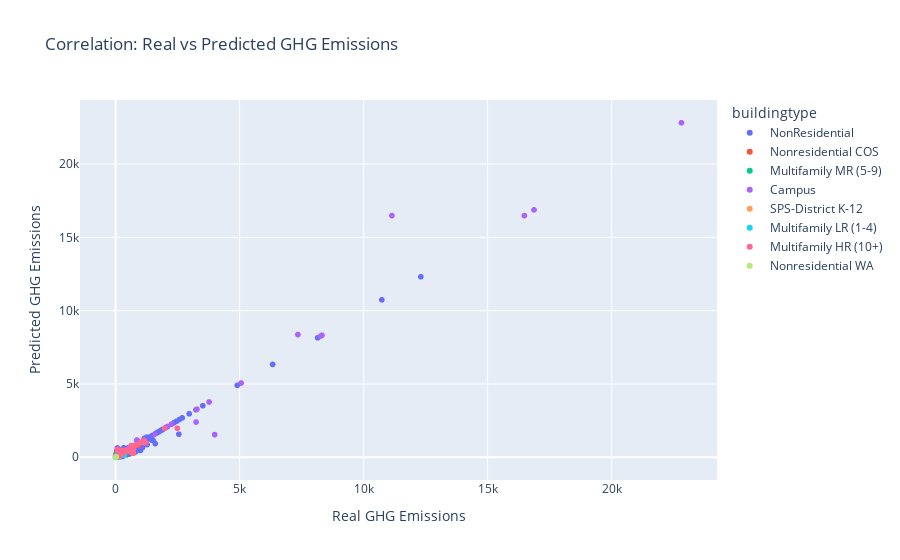

Notebook source saved alongside this figure:
### Code cell
import plotly.express as px    
X_graph = pd.DataFrame()
X_graph['real_ghgemissions'] = real_ghgemissions
X_graph['train_pred_ghgemissions'] = train_pred_ghgemissions
X_graph['largestpropertyusetypegfa'] = X['largestpropertyusetypegfa']
X_graph['buildingtype'] = X['buildingtype']

# Count the number of observations
X_graph['num_observations'] = len(X_graph)

# Create a scatter plot for real_ghgemissions vs train_pred_ghgemissions
fig = px.scatter(data_frame= X_graph, x='real_ghgemissions', y='train_pred_ghgemissions', title='Correlation: Real vs Predicted GHG Emissions',
                 hover_data=['largestpropertyusetypegfa', 'num_observations'], color='buildingtype')
fig.update_xaxes(title='Real GHG Emissions')
fig.update_yaxes(title='Predicted GHG Emissions')

### Figure 1 — Plotly figure (JSON) as saved in the notebook; plotly's stock layout.template omitted (floating-point values rounded to 4 significant figures; data arrays with more than 128 entries replaced by an {"elided": "..."} marker saying what was removed)
{"data": [{"customdata": {"elided": "2730x2 float values"}, "hovertemplate": "buildingtype=NonResidential<br>real_ghgemissions=%{x}<br>train_pred_ghgemissions=%{y}<br>largestpropertyusetypegfa=%{customdata[0]}<br>num_observations=%{customdata[1]}<extra></extra>", "legendgroup": "NonResidential", "marker": {"color": "#636efa", "symbol": "circle"}, "mode": "markers", "name": "NonResidential", "showlegend": true, "type": "scattergl", "x": {"elided": "2730 int values"}, "xaxis": "x", "y": {"elided": "2730 float values"}, "yaxis": "y"}, {"customdata": {"elided": "138x2 int values"}, "hovertemplate": "buildingtype=Nonresidential COS<br>real_ghgemissions=%{x}<br>train_pred_ghgemissions=%{y}<br>largestpropertyusetypegfa=%{customdata[0]}<br>num_observations=%{customdata[1]}<extra></extra>", "legendgroup": "Nonresidential COS", "marker": {"color": "#EF553B", "symbol": "circle"}, "mode": "markers", "name": "Nonresidential COS", "showlegend": true, "type": "scattergl", "x": {"elided": "138 int values"}, "xaxis": "x", "y": {"elided": "138 float values"}, "yaxis": "y"}, {"customdata": {"elided": "761x2 int values"}, "hovertemplate": "buildingtype=Multifamily MR (5-9)<br>real_ghgemissions=%{x}<br>train_pred_ghgemissions=%{y}<br>largestpropertyusetypegfa=%{customdata[0]}<br>num_observations=%{customdata[1]}<extra></extra>", "legendgroup": "Multifamily MR (5-9)", "marker": {"color": "#00cc96", "symbol": "circle"}, "mode": "markers", "name": "Multifamily MR (5-9)", "showlegend": true, "type": "scattergl", "x": {"elided": "761 int values"}, "xaxis": "x", "y": {"elided": "761 float values"}, "yaxis": "y"}, {"customdata": [[757027, 5128], [483000, 5128], [667335, 5128], [240984, 5128], [217088, 5128], [44078, 5128], [155000, 5128], [535947, 5128], [22800, 5128], [96154, 5128], [15614, 5128], [22669, 5128], [17114, 5128], [1719643, 5128], [57952, 5128], [139557, 5128], [260241, 5128], [230970, 5128], [46100, 5128], [533826, 5128], [302661, 5128], [109794, 5128], [30562, 5128], [149856, 5128], [9320156, 5128], [756493, 5128], [757027, 5128], [616000, 5128], [994212, 5128], [529343, 5128], [505103, 5128], [897371, 5128], [653167, 5128], [601615, 5128], [1724189, 5128], [217088, 5128], [155000, 5128], [1000730, 5128], [1639334, 5128], [22800, 5128], [96154, 5128], [41632, 5128], [17114, 5128], [483520, 5128], [520187, 5128], [57952, 5128], [139557, 5128], [260241, 5128], [46100, 5128], [533826, 5128], [109794, 5128], [30562, 5128], [564258, 5128], [97976, 5128], [9236849, 5128]], "hovertemplate": "buildingtype=Campus<br>real_ghgemissions=%{x}<br>train_pred_ghgemissions=%{y}<br>largestpropertyusetypegfa=%{customdata[0]}<br>num_observations=%{customdata[1]}<extra></extra>", "legendgroup": "Campus", "marker": {"color": "#ab63fa", "symbol": "circle"}, "mode": "markers", "name": "Campus", "showlegend": true, "type": "scattergl", "x": [16871, 866, 363, 749, 639, 316, 419, 3995, 102, 203, 98, 26, 219, 3243, 96, 180, 566, 405, 78, 3769, 2092, 115, 56, 107, 11141, 1571, 22814, 187, 2249, 911, 852, 8259, 436, 5061, 7351, 663, 323, 780, 8321, 104, 178, 116, 206, 3275, 3265, 121, 182, 526, 77, 3269, 149, 62, 583, 108, 16482], "xaxis": "x", "y": [16871, 1172.0, 363, 749, 639, 316, 419, 1543.0, 102, 203, 98, 26, 160.2, 2402.0, 96, 186.0, 566, 405, 77.5, 3769, 2092, 115, 94.64, 107, 16482, 1571, 22814, 187, 2249, 911, 852, 8259, 436, 5061, 8367.0, 663, 323, 780, 8321, 104, 178, 116, 163.2, 3274.0, 3265, 121, 182, 564.0, 77.5, 3269, 149, 96.38, 583, 108, 16482], "yaxis": "y"}, {"customdata": {"elided": "82x2 float values"}, "hovertemplate": "buildingtype=SPS-District K-12<br>real_ghgemissions=%{x}<br>train_pred_ghgemissions=%{y}<br>largestpropertyusetypegfa=%{customdata[0]}<br>num_observations=%{customdata[1]}<extra></extra>", "legendgroup": "SPS-District K-12", "marker": {"color": "#FFA15A", "symbol": "circle"}, "mode": "markers", "name": "SPS-District K-12", "showlegend": true, "type": "scattergl", "x": [31, 444, 223, 273, 259, 43, 29, 20, 256, 7, 50, 46, 6, 33, 324, 53, 7, 9, 301, 17, 92, 488, 9, 152, 375, 65, 45, 106, 260, 63, 98, 335, 380, 259, 299, 93, 210, 63, 57, 20, 6, 41, 207, 232, 84, 65, 69, 10, 247, 8, 5, 111, 89, 101, 43, 43, 62, 67, 49, 21, 56, 25, 8, 72, 11, 60, 53, 7, 69, 26, 68, 54, 282, 74, 61, 70, 49, 75, 85, 57, 79, 56], "xaxis": "x", "y": [31, 444, 239.2, 273, 259, 68.28, 29, 39.25, 256, 33.66, 50, 46, 6, 33, 324, 53, 7, 23.53, 301, 17, 92, 488, 9, 152, 375, 65, 45, 106, 260, 55.04, 98, 335, 380, 322.4, 299, 93, 210, 63, 57, 27.73, 11.03, 41, 207, 313.0, 84, 65, 69, 10, 247, 8, 18.88, 111, 89, 86.11, 43, 43, 62, 67, 49, 21, 56, 25, 15.73, 72, 11, 60, 53, 7, 69, 14.8, 63.88, 54, 282, 74, 61, 70, 49, 75, 85, 57, 79, 56.71], "yaxis": "y"}, {"customdata": {"elided": "1206x2 int values"}, "hovertemplate": "buildingtype=Multifamily LR (1-4)<br>real_ghgemissions=%{x}<br>train_pred_ghgemissions=%{y}<br>largestpropertyusetypegfa=%{customdata[0]}<br>num_observations=%{customdata[1]}<extra></extra>", "legendgroup": "Multifamily LR (1-4)", "marker": {"color": "#19d3f3", "symbol": "circle"}, "mode": "markers", "name": "Multifamily LR (1-4)", "showlegend": true, "type": "scattergl", "x": {"elided": "1206 int values"}, "xaxis": "x", "y": {"elided": "1206 float values"}, "yaxis": "y"}, {"customdata": {"elided": "153x2 float values"}, "hovertemplate": "buildingtype=Multifamily HR (10+)<br>real_ghgemissions=%{x}<br>train_pred_ghgemissions=%{y}<br>largestpropertyusetypegfa=%{customdata[0]}<br>num_observations=%{customdata[1]}<extra></extra>", "legendgroup": "Multifamily HR (10+)", "marker": {"color": "#FF6692", "symbol": "circle"}, "mode": "markers", "name": "Multifamily HR (10+)", "showlegend": true, "type": "scattergl", "x": {"elided": "153 int values"}, "xaxis": "x", "y": {"elided": "153 float values"}, "yaxis": "y"}, {"customdata": [[68916, 5128], [68325, 5128], [68916, 5128]], "hovertemplate": "buildingtype=Nonresidential WA<br>real_ghgemissions=%{x}<br>train_pred_ghgemissions=%{y}<br>largestpropertyusetypegfa=%{customdata[0]}<br>num_observations=%{customdata[1]}<extra></extra>", "legendgroup": "Nonresidential WA", "marker": {"color": "#B6E880", "symbol": "circle"}, "mode": "markers", "name": "Nonresidential WA", "showlegend": true, "type": "scattergl", "x": [22, 6, 13], "xaxis": "x", "y": [22.8, 6, 13], "yaxis": "y"}], "layout": {"legend": {"title": {"text": "buildingtype"}, "tracegroupgap": 0}, "title": {"text": "Correlation: Real vs Predicted GHG Emissions"}, "xaxis": {"anchor": "y", "domain": [0, 1], "title": {"text": "Real GHG Emissions"}}, "yaxis": {"anchor": "x", "domain": [0, 1], "title": {"text": "Predicted GHG Emissions"}}}}
